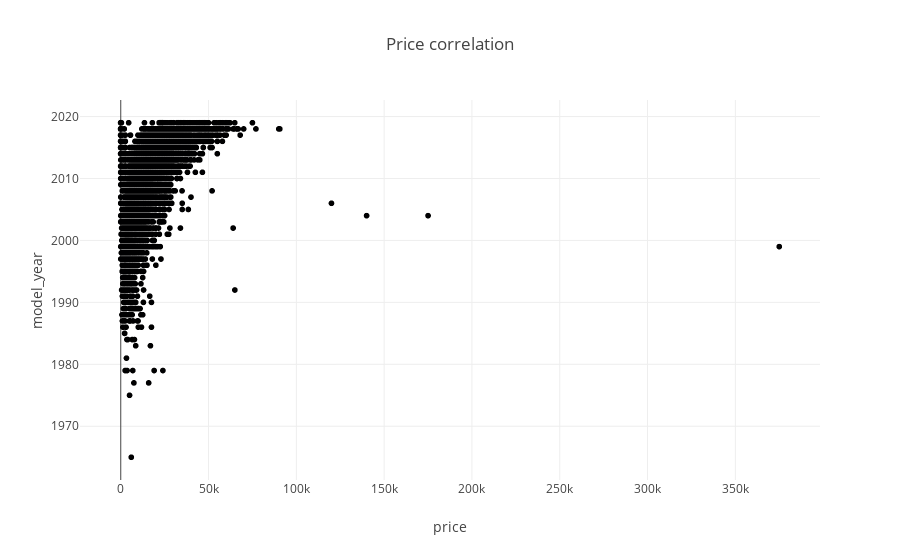

Notebook code cell kept with this figure:
### Markdown cell above
The price distribution is heavily skewed to the left, suggesting great outliers in expensive cars.

### Code cell
scatterplot=px.scatter(clean_df, x='price', y='model_year', title='Price correlation')
scatterplot.show()

### Figure 1 — Plotly figure (JSON) as saved in the notebook; plotly's stock layout.template omitted (floating-point values rounded to 4 significant figures; data arrays with more than 128 entries replaced by an {"elided": "..."} marker saying what was removed)
{"data": [{"hovertemplate": "price=%{x}<br>model_year=%{y}<extra></extra>", "legendgroup": "", "marker": {"color": "#000001", "symbol": "circle"}, "mode": "markers", "name": "", "showlegend": false, "type": "scattergl", "x": {"elided": "14852 int values"}, "xaxis": "x", "y": {"elided": "14852 int values"}, "yaxis": "y"}], "layout": {"legend": {"tracegroupgap": 0}, "title": {"text": "Price correlation"}, "xaxis": {"anchor": "y", "domain": [0, 1], "title": {"text": "price"}}, "yaxis": {"anchor": "x", "domain": [0, 1], "title": {"text": "model_year"}}}}
